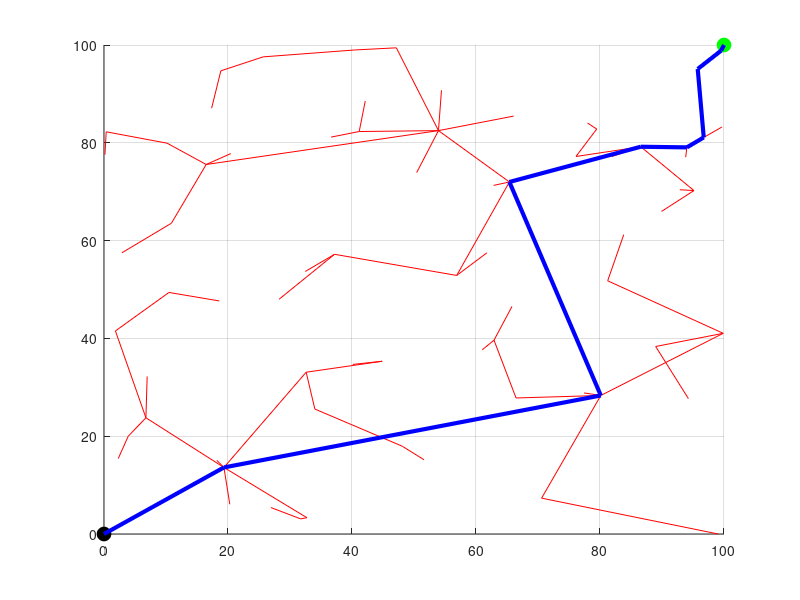

Recreate this plot in MATLAB.
clear all; close all;
K=2000;
xMin=0; xMax=100;
yMin=0; yMax=100;
xInit=0; yInit=0; %initial point for planner
xGoal=100; yGoal=100; %goal for planner
thresh=5;           %acceptable threshold for solution
tree.vertex(1).x = xInit;
tree.vertex(1).y = yInit;
tree.vertex(1).xPrev = xInit;
tree.vertex(1).yPrev = yInit;
tree.vertex(1).dist=0;
tree.vertex(1).ind = 1; tree.vertex(1).indPrev = 0;
xArray=xInit; yArray = yInit;
figure(1); hold on; grid on;
plot(xInit, yInit, 'ko', 'MarkerSize',10, 'MarkerFaceColor','k');
plot(xGoal, yGoal, 'go', 'MarkerSize',10, 'MarkerFaceColor','g');
for iter = 2:K
    xRand = (xMax-xMin)*rand;
    yRand = (yMax-yMin)*rand;
    dist = Inf*ones(1,length(tree.vertex));
    for j = 1:length(tree.vertex)
        dist(j) = sqrt( (xRand-tree.vertex(j).x)^2 + (yRand-tree.vertex(j).y)^2 );
    end
    [val, ind] = min(dist);
       
    tree.vertex(iter).x = xRand; tree.vertex(iter).y = yRand;
    tree.vertex(iter).dist = val;
    tree.vertex(iter).xPrev = tree.vertex(ind).x;
    tree.vertex(iter).yPrev = tree.vertex(ind).y;
    tree.vertex(iter).ind = iter; tree.vertex(iter).indPrev = ind;
    
    if sqrt( (xRand-xGoal)^2 + (yRand-yGoal)^2 ) <= thresh
        plot([tree.vertex(iter).x; tree.vertex(ind).x],[tree.vertex(iter).y; tree.vertex(ind).y], 'r');
        break
    end
    
    plot([tree.vertex(iter).x; tree.vertex(ind).x],[tree.vertex(iter).y; tree.vertex(ind).y], 'r');
    pause(0);
end
if iter < K
    path.pos(1).x = xGoal; path.pos(1).y = yGoal;
    path.pos(2).x = tree.vertex(end).x; path.pos(2).y = tree.vertex(end).y;
    pathIndex = tree.vertex(end).indPrev;
    j=0;
    while 1
        path.pos(j+3).x = tree.vertex(pathIndex).x;
        path.pos(j+3).y = tree.vertex(pathIndex).y;
        pathIndex = tree.vertex(pathIndex).indPrev;
        if pathIndex == 1
            break
        end
        j=j+1;
    end
    path.pos(end+1).x = xInit; path.pos(end).y = yInit;
    for j = 2:length(path.pos)
        plot([path.pos(j).x; path.pos(j-1).x;], [path.pos(j).y; path.pos(j-1).y], 'b', 'Linewidth', 3);
    %     plot([tree.vertex(i).x; tree.vertex(ind).x],[tree.vertex(i).y; tree.vertex(ind).y], 'r');
    %     pause(0);
    end
else
    disp('No path found. Increase number of iterations and retry.');
end
